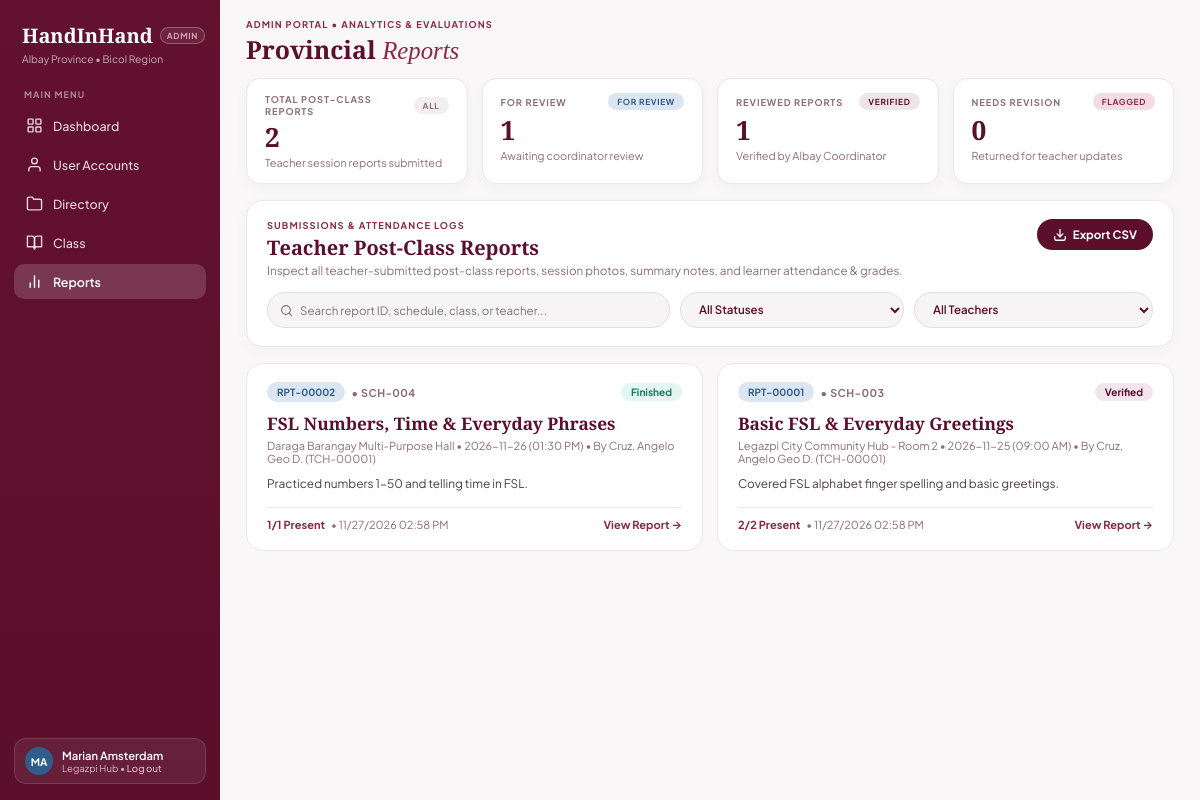
/admin_reports.php (signed in), run on the app's committed database.
### tables this page shows
CREATE TABLE `post_class_report` (
  `report_id` int(11) NOT NULL,
  `schedule_id` int(11) NOT NULL,
  `submitted_by` int(11) DEFAULT NULL,
  `status` enum('Pending','Finished','Verified','For Revision') NOT NULL DEFAULT 'Pending',
  `summary_notes` text DEFAULT NULL,
  `admin_remarks` text DEFAULT NULL,
  `submission_timestamp` timestamp NOT NULL DEFAULT current_timestamp() ON UPDATE current_timestamp()
);

CREATE TABLE `class` (
  `class_id` int(11) NOT NULL,
  `created_by` int(11) NOT NULL,
  `class_title` varchar(200) NOT NULL,
  `description` text DEFAULT NULL,
  `max_capacity` int(11) NOT NULL CHECK (`max_capacity` > 0),
  `current_enrolled` int(11) NOT NULL DEFAULT 0 CHECK (`current_enrolled` >= 0 and `current_enrolled` <= `max_capacity`),
  `status` enum('Draft','Open','Ongoing','Completed','Cancelled') NOT NULL DEFAULT 'Open',
  `created_at` timestamp NOT NULL DEFAULT current_timestamp()
);

### admin_reports.php (the view, shortened to what the rows shown need)
<?php
require_once __DIR__ . '/includes/db_connect.php';
$current_account_id = (int)($_SESSION['account_id'] ?? 0);
$coordinator_name   = 'Albay Coordinator';
$coordinator_hub    = 'Legazpi Hub';
if (isset($conn) && $conn instanceof mysqli) {
    try {
        if ($current_account_id > 0) {
            $stmt = $conn->prepare("SELECT first_name, last_name FROM administrators WHERE account_id = ? LIMIT 1");
            $stmt->bind_param('i', $current_account_id);
            $stmt->execute();
            $adm = $stmt->get_result()->fetch_assoc();
        } else {
            $res = $conn->query("SELECT account_id, first_name, last_name FROM administrators ORDER BY admin_id ASC LIMIT 1");
            $adm = $res ? $res->fetch_assoc() : null;
        }
        if (!empty($adm)) {
            $coordinator_name = trim(($adm['first_name'] ?? '') . ' ' . ($adm['last_name'] ?? '')) ?: $coordinator_name;
        }
    } catch (Throwable $e) {
    }
}
$name_parts = preg_split('/\s+/', trim($coordinator_name));
$initials   = strtoupper(substr($name_parts[0] ?? 'A', 0, 1) . substr($name_parts[1] ?? 'C', 0, 1));
$reports_list  = [];
if (isset($conn) && $conn instanceof mysqli) {
    try {
        $has_admin_remarks = false;
        if ($chk = $conn->query("SHOW COLUMNS FROM post_class_report LIKE 'admin_remarks'")) {
            $has_admin_remarks = ($chk->num_rows > 0);
        }
        $remarks_col = $has_admin_remarks ? 'pcr.admin_remarks,' : "'' AS admin_remarks,";
        $sql = "
            SELECT
                pcr.report_id,
                pcr.schedule_id,
                pcr.submitted_by,
                pcr.status,
                pcr.summary_notes,
                {$remarks_col}
                pcr.submission_timestamp,
                s.class_id,
                s.class_title,
                s.session_date,
                s.start_time,
                s.venue,
                s.total_recorded,
                s.present_count,
                s.late_count,
                t.first_name AS t_first,
                t.middle_name AS t_mid,
                t.last_name AS t_last,
                (SELECT rp.photo_file_path FROM report_photos rp WHERE rp.report_id = pcr.report_id ORDER BY rp.photo_id DESC LIMIT 1) AS photo_path
            FROM post_class_report pcr
            JOIN vw_session_attendance_summary s ON s.report_id = pcr.report_id
            LEFT JOIN teachers t ON t.teacher_id = pcr.submitted_by
            ORDER BY pcr.submission_timestamp DESC, pcr.report_id DESC
        ";
        $res = $conn->query($sql);
        if ($res) {
            while ($r = $res->fetch_assoc()) {
                $rid      = (int)$r['report_id'];
                $sched_id = (int)($r['schedule_id'] ?? 0);
                $cid      = (int)$r['class_id'];
                $tid      = (int)($r['submitted_by'] ?? 0);
                $mid = !empty($r['t_mid']) ? ' ' . strtoupper(substr(trim((string)$r['t_mid']), 0, 1)) . '.' : '';
                $teacher_display = $tid > 0
                    ? trim(($r['t_last'] ?? 'Educator') . ', ' . ($r['t_first'] ?? '') . $mid)
                    : 'Pending Submission';
                $teacher_code    = $tid > 0 ? sprintf('TCH-%05d', $tid) : 'TCH-00000';
                $location_label = trim((string)($r['venue'] ?? '')) ?: 'Albay Hub';
                $sess_date = $r['session_date'] ?? '';
                $sess_time = !empty($r['start_time']) ? date('h:i A', strtotime($r['start_time'])) : '09:00 AM';
                $sess_date_fmt = !empty($sess_date) ? date('Y-m-d', strtotime($sess_date)) : '—';
                $raw_sub = $r['submission_timestamp'] ?? '';
                $submitted_label = !empty($raw_sub) ? date('m/d/Y h:i A', strtotime($raw_sub)) : '—';
                $status_label = (string)($r['status'] ?? 'Pending');
                $att_present  = (int)($r['present_count'] ?? 0) + (int)($r['late_count'] ?? 0);
                $att_total    = (int)($r['total_recorded'] ?? 0);
                $learner_logs = [];
                $grade_logs   = [];
                $a_stmt = $conn->prepare("
                    SELECT learner_id, learner_name, attendance_status, session_rating, remarks
                    FROM vw_session_attendance_grades
                    WHERE report_id = ?
                    ORDER BY learner_name ASC
                ");
                if ($a_stmt) {
                    $a_stmt->bind_param('i', $rid);
                    $a_stmt->execute();
                    $a_res = $a_stmt->get_result();
                    while ($ar = $a_res->fetch_assoc()) {
                        $st = ucfirst(strtolower((string)($ar['attendance_status'] ?? 'present')));
                        $l_code = sprintf('LRN-%05d', (int)$ar['learner_id']);
                        $learner_logs[] = [
                            'code'    => $l_code,
                            'name'    => $ar['learner_name'],
                            'status'  => $st,
                            'remarks' => $ar['remarks'] ?? ''
                        ];
                        if (!empty($ar['session_rating'])) {
                            $grade_logs[] = [
                                'code'       => $l_code,
                                'name'       => $ar['learner_name'],
                                'assessment' => 'Session Rating',
                                'score'      => $ar['session_rating']
                            ];
                        }
                    }
                }
                $photo_path = trim((string)($r['photo_path'] ?? ''));
                $summary_text = trim((string)($r['summary_notes'] ?? '')) ?: 'Session summary pending completion.';
                $reports_list[] = [
                    'report_id'        => $rid,
                    'code'             => sprintf('RPT-%05d', $rid),
                    'schedule_code'    => $sched_id > 0 ? sprintf('SCH-%03d', $sched_id) : sprintf('CLS-%03d', $cid),
                    'class_title'      => $r['class_title'] ?? 'FSL Session',
                    'location_label'   => $location_label,
                    'session_date_fmt' => $sess_date_fmt,
                    'session_time'     => $sess_time,
                    'teacher_id'       => $tid,
                    'teacher_display'  => $teacher_display,
                    'teacher_code'     => $teacher_code,
                    'summary'          => $summary_text,
                    'coordinator_note' => $r['admin_remarks'] ?? '',
                    'status'           => $status_label,
                    'has_photo'        => $photo_path !== '',
                    'photo_url'        => $photo_path,
                    'att_summary'      => "{$att_present}/{$att_total} Present",
                    'submitted_label'  => $submitted_label,
                    'learner_logs'     => $learner_logs,
                    'grade_logs'       => $grade_logs
                ];
            }
        }
    } catch (Throwable $e) {
        error_log("Provincial reports query error: " . $e->getMessage());
    }
}
?>
<!DOCTYPE html>
<html lang="en">
<head>
    <link rel="stylesheet" href="assets/css/admin.css?v=10">
</head>
<body>
<div class="admin-layout">
    <aside class="sidebar" id="adminSidebar">
        <div class="sidebar-footer">
            <div class="coordinator-card">
                <div class="coord-avatar"><?php echo htmlspecialchars($initials); ?></div>
                <div class="coord-info">
                    <strong><?php echo htmlspecialchars($coordinator_name); ?></strong>
                    <span><?php echo htmlspecialchars($coordinator_hub); ?> &bull; <a href="actions/logout.php" class="logout-link">Log out</a></span>
                </div>
            </div>
        </div>
    </aside>
    <main class="main-content">
        <header class="page-header">
            <div class="header-titles">
                <h1 class="page-title">Provincial <em>Reports</em></h1>
            </div>
        </header>
        <section class="dir-control-card" style="padding: 18px 20px;">
            <div class="prov-rpt-header-row">
                <div>
                    <h2 class="prov-rpt-subhead">Teacher Post-Class Reports</h2>
                </div>
            </div>
        </section>
        <section class="prov-cards-grid" id="provReportsGrid">
            <?php if (empty($reports_list)): ?>
                <div class="empty-filter-state" style="grid-column: span 2;">
                    No post-class reports submitted yet. Reports submitted by educators will appear here for coordinator verification.
                </div>
            <?php else: ?>
                <?php foreach ($reports_list as $rpt): ?>
                    <?php
                        $status_pill_class = match ($rpt['status']) {
                            'Verified'     => 'rpt-badge-reviewed',
                            'For Revision' => 'rpt-badge-revision',
                            default        => 'rpt-badge-review',
                        };
                        $payload_json = htmlspecialchars(json_encode($rpt), ENT_QUOTES, 'UTF-8');
                    ?>
                    <article class="prov-report-card"
                             data-search="<?php echo htmlspecialchars(strtolower($rpt['code'] . ' ' . $rpt['schedule_code'] . ' ' . $rpt['class_title'] . ' ' . $rpt['location_label'] . ' ' . $rpt['teacher_display'] . ' ' . $rpt['teacher_code'])); ?>"
                             data-status="<?php echo htmlspecialchars($rpt['status']); ?>"
                             data-teacher-id="<?php echo (int)$rpt['teacher_id']; ?>"
                             data-report="<?php echo $payload_json; ?>">
                        <div class="prov-card-top">
                            <div class="prov-card-codes">
                                <span class="dir-id-pill pill-lrn"><?php echo htmlspecialchars($rpt['code']); ?></span>
                                <span class="prov-sched-code">&bull; <?php echo htmlspecialchars($rpt['schedule_code']); ?></span>
                            </div>
                            <div class="prov-card-badges">
                                <span class="prov-status-pill <?php echo $status_pill_class; ?>">
                                    <?php echo htmlspecialchars($rpt['status']); ?>
                                </span>
                            </div>
                        </div>
                        <h3 class="prov-card-title"><?php echo htmlspecialchars($rpt['class_title']); ?></h3>
                        <p class="prov-card-meta">
                            <?php echo htmlspecialchars($rpt['location_label']); ?> &bull;
                            <?php echo htmlspecialchars($rpt['session_date_fmt']); ?> (<?php echo htmlspecialchars($rpt['session_time']); ?>) &bull;
                            By <?php echo htmlspecialchars($rpt['teacher_display']); ?> (<?php echo htmlspecialchars($rpt['teacher_code']); ?>)
                        </p>
                        <p class="prov-card-summary"><?php echo htmlspecialchars($rpt['summary']); ?></p>
                        <div class="prov-card-footer">
                            <div class="prov-card-att">
                                <strong><?php echo htmlspecialchars($rpt['att_summary']); ?></strong>
                                <span>&bull; <?php echo htmlspecialchars($rpt['submitted_label']); ?></span>
                            </div>
                            <span class="prov-view-link">View Report &rarr;</span>
                        </div>
                    </article>
                <?php endforeach; ?>
            <?php endif; ?>
        </section>
    </main>
</div>
</body>
</html>

### data on the page
post_class_report: code "RPT-00002", schedule_code "SCH-004", status "Finished", class.class_title "FSL Numbers, Time & Everyday Phrases", location_label "Daraga Barangay Multi-Purpose Hall", session_date_fmt "2026-11-26", session_time "01:30 PM", teacher_display "Cruz, Angelo Geo D.", teacher_code "TCH-00001", summary_notes "Practiced numbers 1-50 and telling time in FSL.", att_summary "1/1 Present", submitted_label "11/27/2026 02:58 PM"
post_class_report: code "RPT-00001", schedule_code "SCH-003", status "Verified", class.class_title "Basic FSL & Everyday Greetings", location_label "Legazpi City Community Hub - Room 2", session_date_fmt "2026-11-25", session_time "09:00 AM", teacher_display "Cruz, Angelo Geo D.", teacher_code "TCH-00001", summary_notes "Covered FSL alphabet finger spelling and basic greetings.", att_summary "2/2 Present", submitted_label "11/27/2026 02:58 PM"

### other printed values
$initials "MA"
$coordinator_name "Marian Amsterdam"
$coordinator_hub "Legazpi Hub"
$total_reports "2"
$for_review_count "1"
$reviewed_count "1"
$revision_count "0"
